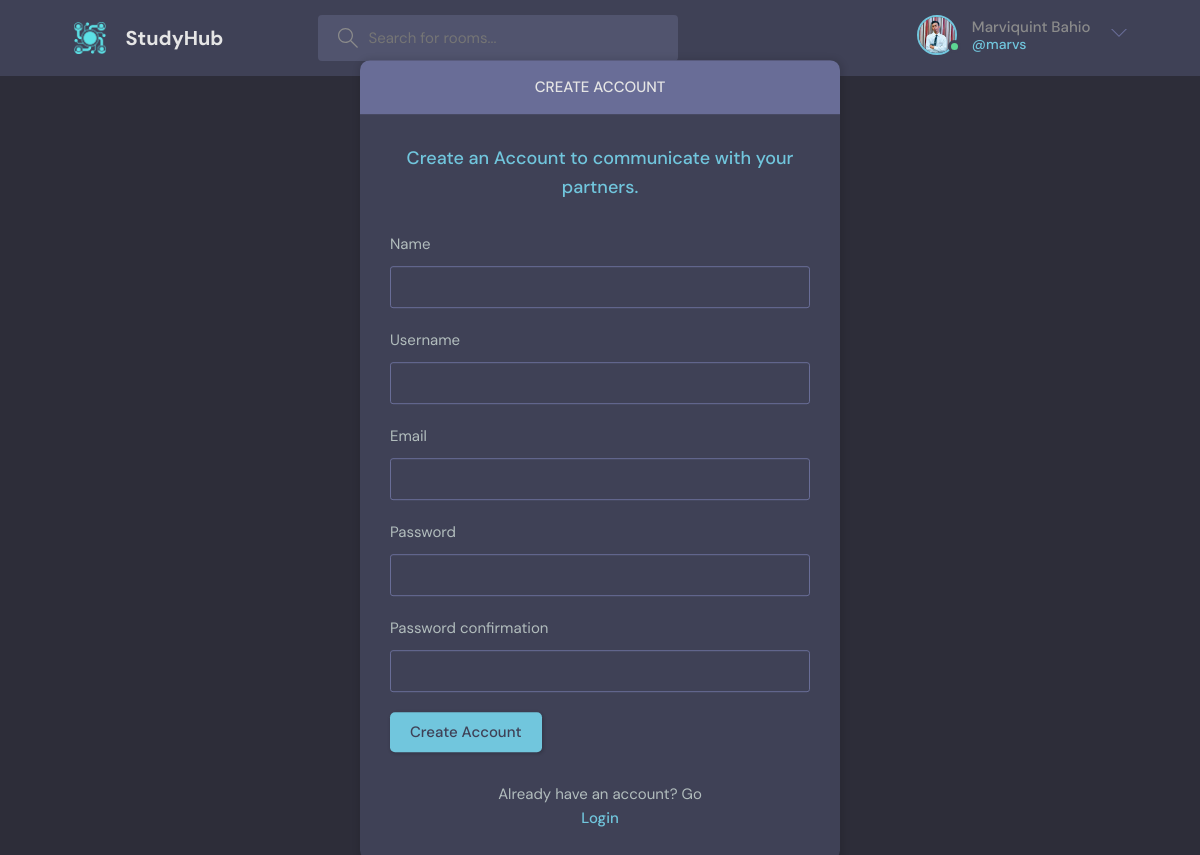
/createaccount/ (signed in), run on the app's committed database.
### base/models.py (models this page shows)
class User(AbstractUser):
    name = models.CharField(max_length=200, null=True)
    email = models.EmailField(unique=True, null=True)
    bio = models.TextField(max_length=200, null=True, blank=True)
    avatar= models.ImageField(null=True, default="avatar.svg")
    USERNAME_FIELD = 'email'
    REQUIRED_FIELDS = []

### base/views.py (the view, shortened to what this page needs)
# urls.py: path('createaccount/', views.createAccount, name="createaccount"),
def createAccount(request):
    form = MyUserCreationForm()
    return render(request, 'base/login_register.html', {'form': form})

### base/forms.py
class MyUserCreationForm(UserCreationForm):
    class Meta:
        model = User
        fields = ['name', 'username', 'email', 'password1', 'password2']

### base/templates/base/login_register.html (shortened to what this page needs)
{% extends 'main.html' %}
{% block content %}
<main class="auth layout">
  {% if page == 'login' %}
  <div class="container">
    <div class="layout__box">
      <div class="layout__boxHeader">
        <div class="layout__boxTitle">
          <h3>Login</h3>
        </div>
      </div>
      <div class="layout__body">
        <h2 class="auth__tagline">Welcome to StudyHub, Login to find study partners.</h2>
        <form class="form" action="" method="POST">
          {% csrf_token %}
          <div class="form__group form__group">
            <label for="room_name">Email</label>
            <input id="username" name="email" type="text" placeholder="e.g. your.email@email.com "/>
          </div>
          <div class=" form__group">
            <label for="password">Password</label>
            <input id="password" name="password" type="password"
              placeholder="&bull;&bull;&bull;&bull;&bull;&bull;&bull;&bull;" />
          </div>
          <button class="btn btn--main" type="submit">
            Login
          </button>
        </form>
        <div class="auth__action">
          <p>Don't have an Account? Go</p>
          <a href="{% url 'createaccount' %}" class="btn btn--link">Create Account</a>
        </div>
      </div>
    </div>
  </div>
  {% else %}
  <div class="container">
    <div class="layout__box">
      <div class="layout__boxHeader">
        <div class="layout__boxTitle">
          <h3>Create Account</h3>
        </div>
      </div>
      <div class="layout__body">
        <h2 class="auth__tagline">Create an Account to communicate with your partners.</h2>
        <form class="form" action="" method="POST">
          {% for field in form %}
          <div class="form__group form__group">
            <label for="room_name">{{field.label}}</label>
            {{field}}
          </div>
          {% endfor %}
          <button class="btn btn--main" type="submit">
            Create Account
          </button>
        </form>
        <div class="auth__action">
          <p>Already have an account? Go</p>
          <a href="{% url 'login' %}" class="btn btn--link">Login</a>
        </div>
      </div>
    </div>
  </div>
  {% endif %}
</main>
{% endblock content %}

### templates/navbar.html (shortened to what this page needs)
{% load static %}
<header class="header header--loggedIn">
  <div class="container">
    <a href="{% url 'home' %}" class="header__logo">
      <img src="{% static 'images/logo.png' %}" />
      <h1>StudyHub</h1>
    </a>
    <form class="header__search" method="GET" action="{% url 'home' %}">
      <label>
        <input name="q" placeholder="Search for rooms..." />
      </label>
    </form>
    <nav class="header__menu">
      {% if request.user.is_authenticated %}
      <div class="header__user">
        <a href="{% url 'user-profile' request.user.id %}">
          <div class="avatar avatar--medium active">
            <img src="{{ request.user.avatar.url}}" />
          </div>
          <p>
            {{request.user.name}}<span>@{{request.user.username}}</span>
          </p>
        </a>
        <button class="dropdown-button">
          <svg
            version="1.1"
            xmlns="http://www.w3.org/2000/svg"
            width="32"
            height="32"
            viewBox="0 0 32 32"
          >
            <title>chevron-down</title>
            <path d="M16 21l-13-13h-3l16 16 16-16h-3l-13 13z"></path>
          </svg>
        </button>
      </div>
      {% else %}
      <a href="{% url 'login' %}">
          <img src="{% static 'images/avatar.svg' %}" />
          <p>Login</p>
        </a>
      {% endif %}
    </nav>
  </div>
</header>

### data on the page
User: user.avatar (picture), user.name "Marviquint Bahio", user.username "marvs"

### other printed values
{{ field.label }} "Name" "Username" "Email" "Password" "Password confirmation"
